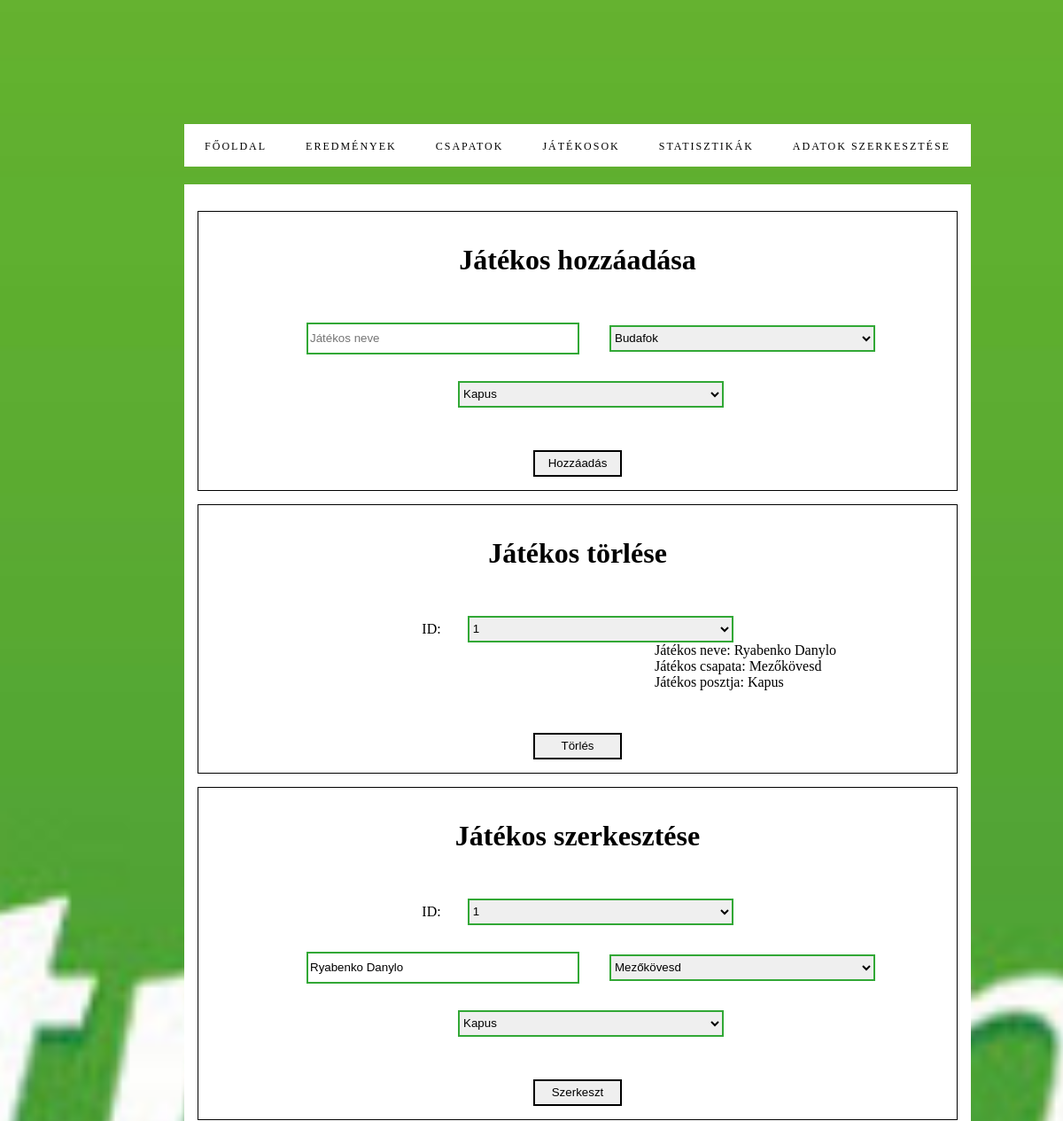
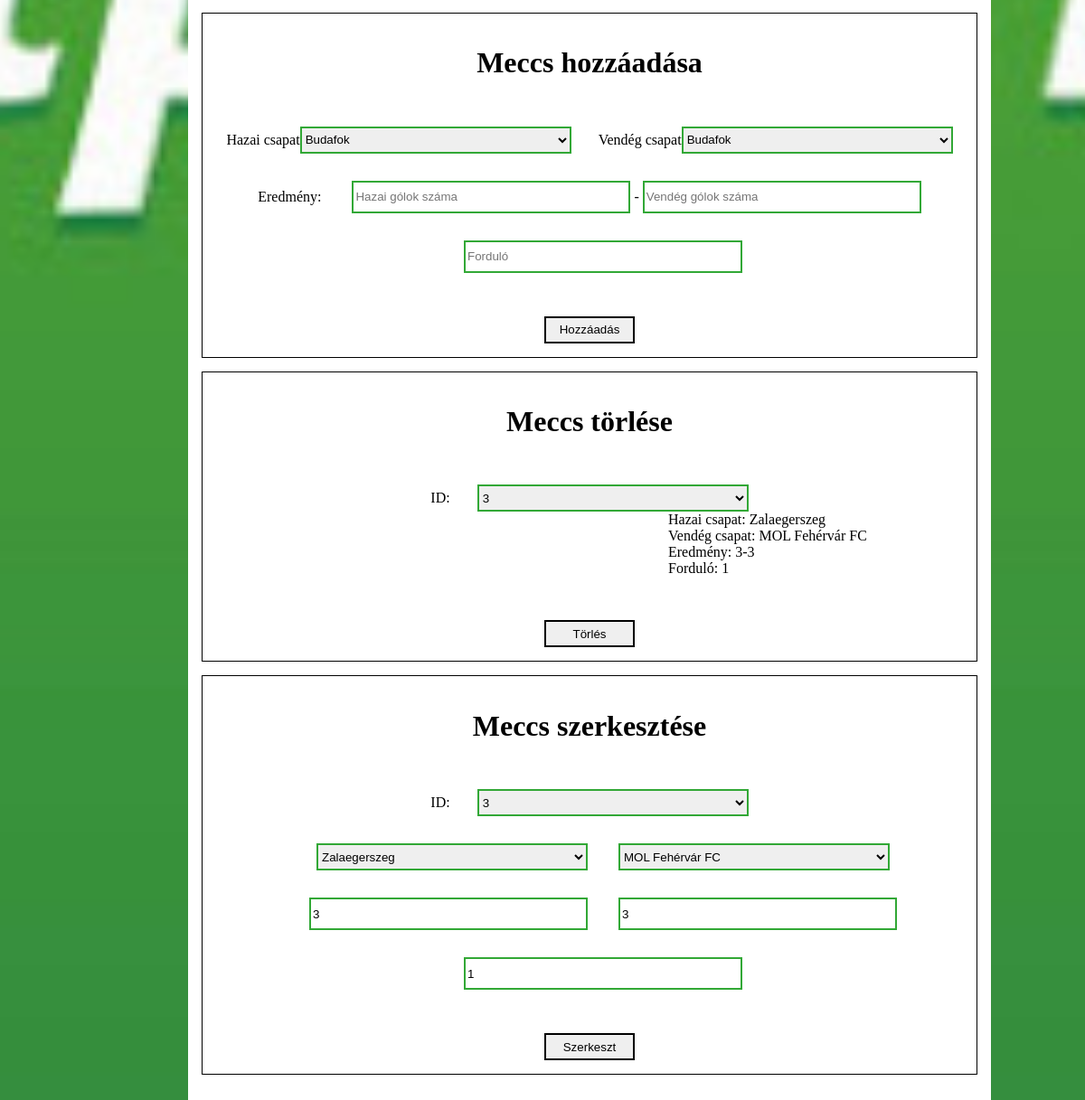
Page /edit.php on the committed database (2 pictures, top to bottom).
### tables this page shows
CREATE TABLE `jatekosok` (
  `Jétékos neve` text NOT NULL,
  `Személyi szám` int(20) NOT NULL,
  `Csapat` text NOT NULL,
  `Poszt` text NOT NULL
);

CREATE TABLE `csapatok` (
  `Név` text NOT NULL,
  `Vezető edző` text NOT NULL,
  `Kapusok` int(2) NOT NULL,
  `Védők` int(2) NOT NULL,
  `Középpályások` int(2) NOT NULL,
  `Támadók` int(2) NOT NULL
);

CREATE TABLE `meccsek` (
  `Meccs azonosítója` int(5) NOT NULL,
  `Hazai csapat` text NOT NULL,
  `Vendég csapat` text NOT NULL,
  `Eredmény` varchar(5) NOT NULL,
  `Forduló` int(2) NOT NULL
);

### edit.php (the view, shortened to what this page needs)
<!DOCTYPE html>
<html>
	<head>
		<link rel='stylesheet' href='Style.css'>
	</head>
	<body>
		<?php
			$conn = OpenCon();
		?>
		<div class='container'>
			<a href="index.php" class="btn">Főoldal</a>
		    <a href="eredmenyek.php" class="btn">Eredmények</a>
		    <a href="csapatok.php" class="btn">Csapatok</a>
		    <a href="jatekosok.php" class="btn">Játékosok</a>
		    <a href="stat.php" class="btn">Statisztikák</a>
		    <a href="edit.php" class="btn">Adatok szerkesztése</a>
		</div>
		<div class="container" style="margin-top:20px;">
			<div class="addData">
				<form action="addJatekos.php" method="post" id="addJatekos" name="addJatekos">
					<h1>Játékos hozzáadása</h1>
					<input type="text" name="nev"/ placeholder="Játékos neve">
					<?php
						$sql = "SELECT csapatok.Név FROM csapatok ORDER BY csapatok.`Név`";
						$result = $conn->query($sql);
						if ($result->num_rows > 0) {
							echo " <select name='csapat' id='csapat'>";
						  	while($row = $result->fetch_assoc()) {
						  		echo "<option>".$row["Név"]."</option>";
						  	}
						  	echo "</select>";
						}
						$sql2 = "SELECT jatekosok.Poszt FROM jatekosok GROUP BY jatekosok.Poszt ORDER BY jatekosok.Poszt";
						$result2 = $conn->query($sql2);
						if ($result2->num_rows > 0) {
							echo " <select name='poszt' id='poszt'>";
						  	while($row2 = $result2->fetch_assoc()) {
						  		echo "<option>".$row2["Poszt"]."</option>";
						  	}
						  	echo "</select>";
						}
					?>
					<br><br>
					<input type="submit" name="jatekosHozzaad" value="Hozzáadás"/>
				</form>
			</div>
			<div class="addData">
				<h1>Játékos törlése</h1>
				<?php
					$sql5 = "SELECT * FROM jatekosok ORDER BY jatekosok.`Személyi szám`";
					$result5 = $conn->query($sql5);
					if ($result5->num_rows > 0) {
						echo "<label>ID:</label><select name='idjatekos' id='idjatekos' onchange='jatekosKiir(this.value);'>";
						$poszt='';
						$nev='';
						$i=0;
						$csapat='';
					  	while($row5 = $result5->fetch_assoc()) {
					  		if($i == 0){
					  			$poszt = $row5["Poszt"];
					  			$csapat = $row5["Csapat"];
					  			$nev = $row5["Jétékos neve"];
					  			$i++;
					  		}
					  		echo "<option>".$row5["Személyi szám"]."</option>";
					  	}
					  	echo "</select><br>
					  		<div style='text-align:left;padding-left:500px;'>
						  		<label id='jatekosneve'>Játékos neve: ".$nev."</label><br>
						  		<label id='jatekoscsapata'> Játékos csapata: ".$csapat."</label><br>
						  		<label id='jatekosposztja'> Játékos posztja: ".$poszt."</label>
					  		</div>
					  	";
					}
				?>
				<br>
				<input type="button" name="torles" value="Törlés"/ onclick="document.getElementById('jatekosTorlesModal').style.display='block'">
			</div>
			<div class="addData">
				<form action="editJatekos.php" method="post">
					<h1>Játékos szerkesztése</h1>
					<?php
						$sq = "SELECT * FROM jatekosok ORDER BY jatekosok.`Személyi szám`";
						$resul = $conn->query($sq);
						if ($resul->num_rows > 0) {
							echo "<label>ID:</label><select name='idjatekos1' id='idjatekos1' onchange='jatekosKiir1(this.value);'>";
							$poszt='';
							$nev='';
							$i=0;
							$csapat='';
						  	while($ro = $resul->fetch_assoc()) {
						  		if($i == 0){
						  			$poszt = $ro["Poszt"];
						  			$csapat = $ro["Csapat"];
						  			$nev = $ro["Jétékos neve"];
						  			$i++;
						  		}
						  		echo "<option>".$ro["Személyi szám"]."</option>";
						  	}
						  	echo "</select><br>
						  		<div>
							  		<input type='text' name='jatekosnevecs' id='jatekosnevecs' value='".$nev."'/>";
									$sqlcs = "SELECT csapatok.Név FROM csapatok ORDER BY csapatok.`Név`";
									$resultcs = $conn->query($sqlcs);
									if ($resultcs->num_rows > 0) {
										echo " <select name='csapatcs' id='csapatcs'>";
									  	while($rowcs = $resultcs->fetch_assoc()) {
									  		echo "<option";
											if($csapat == $rowcs["Név"]){
									  			echo " selected";
									  		}
									  		echo " id='".$rowcs["Név"]."'>".$rowcs["Név"]."</option>";
									  	}
									  	echo "</select>";
									}
									$sqlcs2 = "SELECT jatekosok.Poszt FROM jatekosok GROUP BY jatekosok.Poszt ORDER BY jatekosok.Poszt";
									$resultcs2 = $conn->query($sqlcs2);
									if ($resultcs2->num_rows > 0) {
										echo " <select name='posztcs' id='posztcs'>";
									  	while($rowcs2 = $resultcs2->fetch_assoc()) {
									  		echo "<option";
									  		if($poszt == $rowcs2["Poszt"]){
									  			echo " selected";
									  		}
									  		echo" id='".$rowcs2["Poszt"]."'>".$rowcs2["Poszt"]."</option>";
									  	}
									  	echo "</select>";
									}
						  		echo "</div>";
						}
					?>
					<br>
					<input type="submit" name="jatekosSzerkeszt" value="Szerkeszt"/>
				</form>
			</div>
			<div class="addData">
				<form action="addMeccs.php" method="post" id="addMeccs" name="addMeccs">
					<h1>Meccs hozzáadása</h1>
					<?php
						$sql3 = "SELECT csapatok.Név FROM csapatok ORDER BY csapatok.`Név`";
						$result3 = $conn->query($sql3);
						if ($result3->num_rows > 0) {
							echo "<label>Hazai csapat</label><select name='hcsapat' id='hcsapat' style='margin-left: 0;margin-right: 30px;'>";
						  	while($row3 = $result3->fetch_assoc()) {
						  		echo "<option>".$row3["Név"]."</option>";
						  	}
						  	echo "</select>";
						}
						$sql4 = "SELECT csapatok.Név FROM csapatok ORDER BY csapatok.`Név`";
						$result4 = $conn->query($sql4);
						if ($result4->num_rows > 0) {
							echo "<label>Vendég csapat</label><select name='vcsapat' id='vcsapat' style='margin-left: 0;'>";
						  	while($row4 = $result4->fetch_assoc()) {
						  		echo "<option>".$row4["Név"]."</option>";
						  	}
						  	echo "</select>";
						}
					?>
					<br>
					<label>Eredmény:</label>
					<input type="number" name="hgol" placeholder="Hazai gólok száma" />
					<label>-</label>
					<input type="number" name="vgol" placeholder="Vendég gólok száma" style="margin-left: 0;" />
					<br>
					<input type="number" name="ford" placeholder="Forduló"/>
					<br><br>
					<input type="submit" name="meccsHozzaad" value="Hozzáadás"/>
				</form>
			</div>
			<div class="addData">
				<h1>Meccs törlése</h1>
				<?php
					$sql6 = "SELECT * FROM meccsek ORDER BY meccsek.`Meccs azonosítója`";
					$result6 = $conn->query($sql6);
					if ($result6->num_rows > 0) {
						echo "<label>ID:</label><select name='idmeccs' id='idmeccs' onchange='meccsKiir(this.value);'>";
						$hazaicsapat='';
						$eredmeny='';
						$i=0;
						$vendegcsapat='';
						$fordulo = 0;
					  	while($row6 = $result6->fetch_assoc()) {
					  		if($i == 0){
					  			$hazaicsapat = $row6["Hazai csapat"];
					  			$eredmeny = $row6["Eredmény"];
					  			$vendegcsapat = $row6["Vendég csapat"];
					  			$fordulo = $row6["Forduló"];
					  			$i++;
					  		}
					  		echo "<option>".$row6["Meccs azonosítója"]."</option>";
					  	}
					  	echo "</select><br>
					  		<div style='text-align:left;padding-left:500px;'>
						  		<label id='hazaicsapat'>Hazai csapat: ".$hazaicsapat."</label><br>
						  		<label id='vendegcsapat'> Vendég csapat: ".$vendegcsapat."</label><br>
						  		<label id='eredmeny'> Eredmény: ".$eredmeny."</label><br>
						  		<label id='fordulo'> Forduló: ".$fordulo."</label>
					  		</div>
					  	";
					}
				?>
				<br>
				<input type="button" name="meccsTorol" value="Törlés" onclick="document.getElementById('meccsTorlesModal').style.display='block'" />
			</div>
			<div class="addData">
				<form action="editMeccs.php" method="post">
					<h1>Meccs szerkesztése</h1>
					<?php
						$s = "SELECT * FROM meccsek ORDER BY meccsek.`Meccs azonosítója`";
						$resu = $conn->query($s);
						if ($resu->num_rows > 0) {
							echo "<label>ID:</label><select name='idmeccs1' id='idmeccs1' onchange='meccsKiir1(this.value);'>";
							$hcsapat='';
							$vcsapat='';
							$i=0;
							$for = 0;
						  	while($r = $resu->fetch_assoc()) {
						  		if($i == 0){
						  			$hcsapat = $r["Hazai csapat"];
						  			$vcsapat = $r["Vendég csapat"];
						  			$er = $r["Eredmény"];
						  			$for = $r["Forduló"];
						  			$i++;
						  			$golok = explode("-", $er);
						  		}
						  		echo "<option>".$r["Meccs azonosítója"]."</option>";
						  	}
						  	echo "</select><br>
						  		<div>";
									$sqlc = "SELECT csapatok.Név FROM csapatok ORDER BY csapatok.`Név`";
									$resultc = $conn->query($sqlc);
									if ($resultc->num_rows > 0) {
										echo " <select name='csapat1' id='csapat1'>";
									  	while($rowc = $resultc->fetch_assoc()) {
									  		echo "<option";
											if($hcsapat == $rowc["Név"]){
									  			echo " selected";
									  		}
									  		echo " id='".$rowc["Név"]."1'>".$rowc["Név"]."</option>";
									  	}
									  	echo "</select>";
									}
									$sqlc2 = "SELECT csapatok.Név FROM csapatok ORDER BY csapatok.`Név`";
									$resultc2 = $conn->query($sqlc2);
									if ($resultc2->num_rows > 0) {
										echo " <select name='csapat2' id='csapat2'>";
									  	while($rowc2 = $resultc2->fetch_assoc()) {
									  		echo "<option";
											if($vcsapat == $rowc2["Név"]){
									  			echo " selected";
									  		}
									  		echo " id='".$rowc2["Név"]."2'>".$rowc2["Név"]."</option>";
									  	}
									  	echo "</select>";
									}
						  		echo "<br>
						  			<input type='number' id='hgolc' name='hgol1' value='".$golok[0]."'/>
						  			<input type='number' id='vgolc' name='vgol1' value='".$golok[1]."'/>
						  			<input type='number' id='forc' name='for1' value='".$for."'/>
						  			</div>";
						}
					?>
					<br>
					<input type="submit" name="jatekosSzerkeszt" value="Szerkeszt"/>
				</form>
			</div>
		</div>
	</body>
</html>

### Style.css (style rules this page uses)
* { -webkit-transition-property: all; -webkit-transition-duration: .2s; -moz-transition-timing-function: cubic-bezier(100,50,21,6); -moz-transition-property: all; -moz-transition-timing-function: cubic-bezier(100,50,21,6); }
body { background-image: url('background.jpg'); background-position: center; background-repeat: no-repeat; background-size: cover; text-align: center; height:100%; }
.btn { color:black; background:white; padding:10px 20px; font-size:12px; text-decoration:none; letter-spacing:2px; text-transform:uppercase; }
.container { background-color: white; padding:15px 0px; margin-left: 200px; margin-right: 200px; margin-top: 140px; width: 75%; }
.addData { border: 1px solid black; margin:15px; padding:15px; }
.addData input[type="text"],.addData select,.addData input[type="Number"] { margin-left: 30px; margin-top: 30px; border:2px solid #32a836; height: 30px; width: 300px; }
.gomb,.addData input[type="button"],.addData input[type="submit"] { margin-top: 30px; border:2px solid black; height: 30px; cursor: pointer; width:100px; }

### rows in the picture
jatekosok: Jétékos neve "Ryabenko Danylo", Csapat "Mezőkövesd", Poszt "Kapus", jatekosnevecs "Ryabenko Danylo", csapatcs "Mezőkövesd", posztcs "Kapus"
meccsek: Hazai csapat "Zalaegerszeg", Vendég csapat "MOL Fehérvár FC", Eredmény "3-3", Forduló "1", csapat1 "Zalaegerszeg", csapat2 "MOL Fehérvár FC", hgol1 "3", vgol1 "3", for1 "1"

### other values in the picture
form field csapat "Budafok"
form field poszt "Kapus"
form field idjatekos "1"
form field idjatekos1 "1"
form field hcsapat "Budafok"
form field vcsapat "Budafok"
form field idmeccs "3"
form field idmeccs1 "3"
